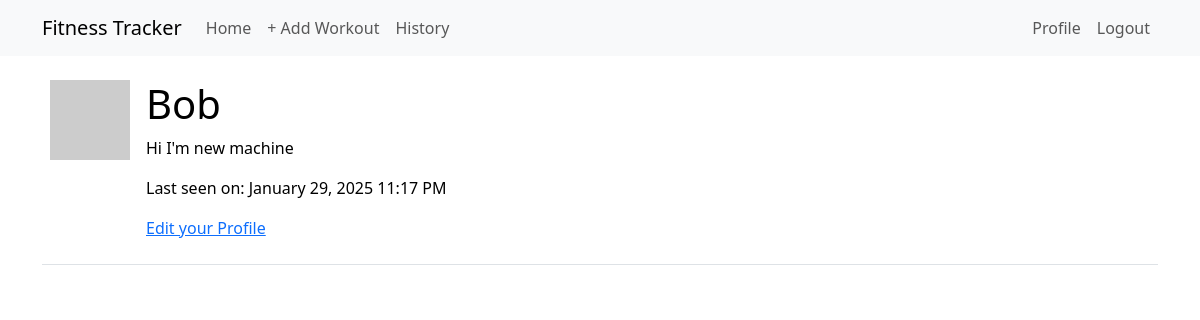
Screenshot of /user/Bob (signed in) with the database file from the repository.
### app/models.py (models this page shows, shortened)
class User(UserMixin, db.Model):
    id: Mapped[int] = mapped_column(primary_key=True)
    username: Mapped[str] = mapped_column(String(64), index=True, unique=True)
    email: Mapped[str] = mapped_column(String(120), index=True, unique=True)
    password_hash: Mapped[Optional[str]] = mapped_column(String(256))
    workouts: Mapped[List['Workout']] = relationship(back_populates='user', lazy='dynamic')
    about_me: Mapped[Optional[str]] = mapped_column(String(140))
    last_seen: Mapped[Optional[datetime]] = mapped_column(
        default=lambda: datetime.now(timezone.utc))
    def avatar(self, size):
        digest = md5(self.email.lower().encode('utf-8')).hexdigest()
        return f'https://www.gravatar.com/avatar/{digest}?d=identicon&s={size}'

### app/routes.py (the view)
@app.route('/user/<username>')
@login_required
def user(username):
    if not current_user.is_authenticated:
        return redirect(url_for('index'))
    return render_template('user.html', user=current_user)

### app/models.py (called while the page is built)
@login.user_loader
def load_user(id):
    return db.session.get(User, int(id))

### app/routes.py (called while the page is built)
@app.before_request
def before_request():
    if current_user.is_authenticated:
        current_user.last_seen = datetime.now(timezone.utc)
        db.session.commit()

### app/templates/user.html
{% extends "base.html" %} {% block content %}
<table class="table table-hover">
  <tr>
    <td width="64px"><img src="{{ user.avatar(64) }}" /></td>
    <td>
      <h1>{{ user.username }}</h1>
      {% if user.about_me %}<p>{{ user.about_me }}</p>{% endif %}
      {% if user.last_seen %}<p>Last seen on: {{ moment(user.last_seen).format('LLL') }}</p>{% endif %}
      {% if user == current_user %}
      <p><a href="{{ url_for('edit_profile') }}">Edit your Profile</a></p>
      {% endif %}
    </td>
  </tr>
</table>
{% endblock %}

### app/templates/base.html (shortened to what this page needs)
<!doctype html>
<html lang="en">
  <head>
    <link
        href="https://cdn.jsdelivr.net/npm/bootstrap@5.3.2/dist/css/bootstrap.min.css"
        rel="stylesheet"
>
  </head>
  <body>
    <nav class="navbar navbar-expand-lg bg-body-tertiary">
      <div class="container">
        <a class="navbar-brand" href="{{ url_for('index') }}">Fitness Tracker</a>
        <div class="collapse navbar-collapse" id="navbarSupportedContent">
          <ul class="navbar-nav me-auto mb-2 mb-lg-0">
            <li class="nav-item">
              <a class="nav-link" aria-current="page" href="{{ url_for('index') }}">Home</a>
            </li>
            <li class="nav-item">
              <a class="nav-link" aria-current="page" href="{{ url_for('create_workout') }}">+ Add Workout</a>
            </li>
            <li class="nav-item">
              <a class="nav-link" aria-current="page" href="{{ url_for('history') }}">History</a>
            </li>
          </ul>
          <ul class="navbar-nav mb-2 mb-lg-0">
            {% if current_user.is_anonymous %}
            <li class="nav-item">
              <a class="nav-link" aria-current="page" href="{{ url_for('login') }}">Login</a>
            </li>
            {% else %}
            <li class="nav-item">
              <a class="nav-link" aria-current="page" href="{{ url_for('user', username=current_user.username) }}">Profile</a>
            </li>
            <li class="nav-item">
              <a class="nav-link" aria-current="page" href="{{ url_for('logout') }}">Logout</a>
            </li>
            {% endif %}
          </ul>
        </div>
      </div>
    </nav>
    <div class="container mt-3">
      {% block content %}{% endblock %}
    </div>
  </body>
</html>

### rows the page displays
User: username "Bob", about_me "Hi I'm new machine", last_seen "January 29, 2025 11:17 PM"
